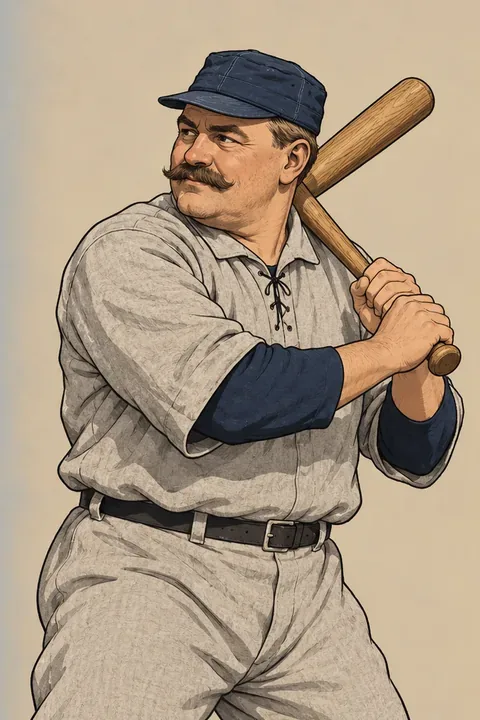
#> input picture tools/fixtures/known-bad-1901-light-a.webp, 480 x 720 px; its folder holds only this picture in this run
$ python -i slice-side-batter.py   (imports and definitions only)
#> lines starting #> are read from the running program, lines starting #| are printed output that depends on the picture; after the words box and inside, x2 and y2 are one past the last pixel; in counts of white or black regions, pixels touching at a corner belong together
"""Plan 32B/32C: slice side-on batter sheets into 8 aligned frames (cell 520 x 480), paint out shoe logos, record the
contact point, and make line-art sheets. Usage (repo root): python3 tools/slice-side-batter.py
Reads art/source/batter/side/*.png, writes art/sprites/batter-side/."""
import glob, json, os, sys, numpy as np
from PIL import Image
from scipy import ndimage as ndi
CW, CH, FOOT_Y, MAXH, CX = 520, 480, 470, 440, 0.40
# [81 lines left out: functions fgmask, owners, defringe, clean_shoes, torso_x, not called in this run]
out = {}; bad_edge = False
OUTD = 'art/sprites/batter-side'
# [42 lines not run here, left out]

# Plan 32C: line-art sheets for batters with no researched tone (pen and ink, every fill white, so no skin tone shows).
def line_art(src, dst):
#> called with src = 'fixtures/known-bad-1901-light-a.webp', dst = 'out.png'
    im = Image.open(src).convert('RGBA'); a = np.asarray(im).astype(float)
    al = a[..., 3]; L = 0.3 * a[..., 0] + 0.59 * a[..., 1] + 0.11 * a[..., 2]
#> after `al = a[..., 3]`: al: shape (720, 480) float64; every value is 255
#> after `L = 0.3 * a[..., 0] + 0.59 * a[..., 1] + 0.11 * a[..., 2]`:
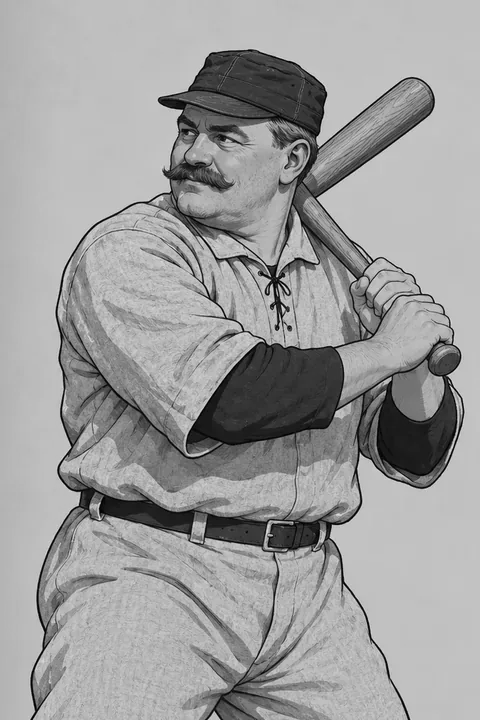
#> L: shape (720, 480) float64; min 0, max 236.6, mean 157.7
    sil = al > 128
#> sil: shape (720, 480) bool; every value is 1
    ink = (L < 70) & sil
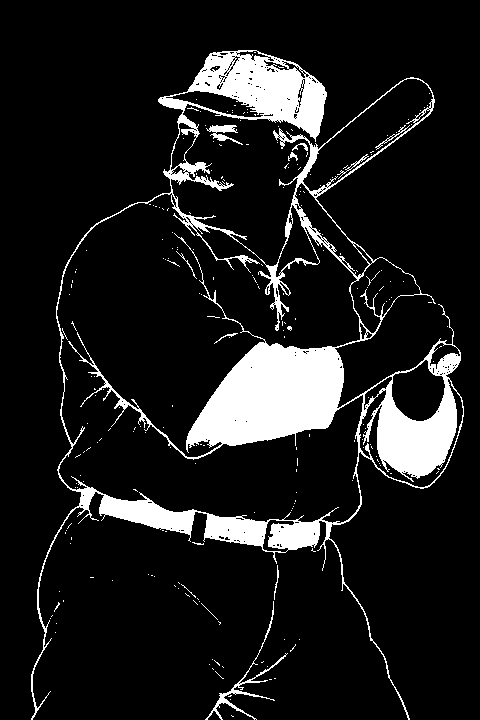
#> ink: shape (720, 480) bool; 11.3% white; 228 white regions (219 under 20 px), largest, box (x1, y1, x2, y2) and area: (31, 50, 464, 720) 37394, (205, 601, 288, 720) 644, (206, 125, 243, 145) 285
    edge = (np.hypot(ndi.sobel(L, 0), ndi.sobel(L, 1)) > 140) & sil
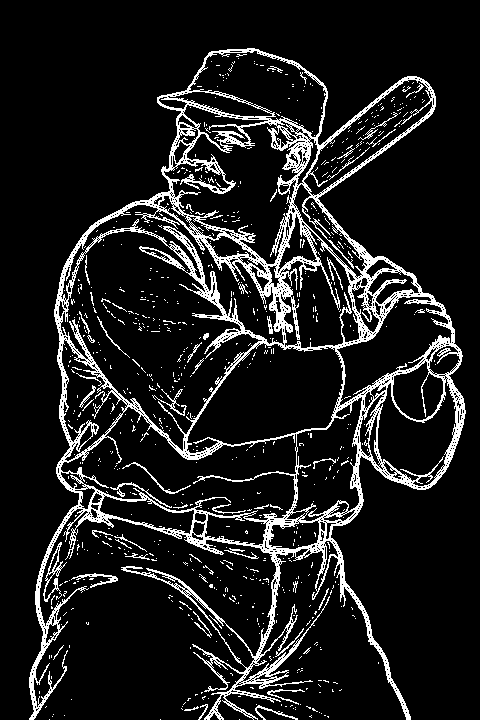
#> edge: shape (720, 480) bool; 11.6% white in thin lines or dots, all inside (x1, y1, x2, y2) = (29, 48, 466, 720)
    rim = sil & ~ndi.binary_erosion(sil, iterations=2)
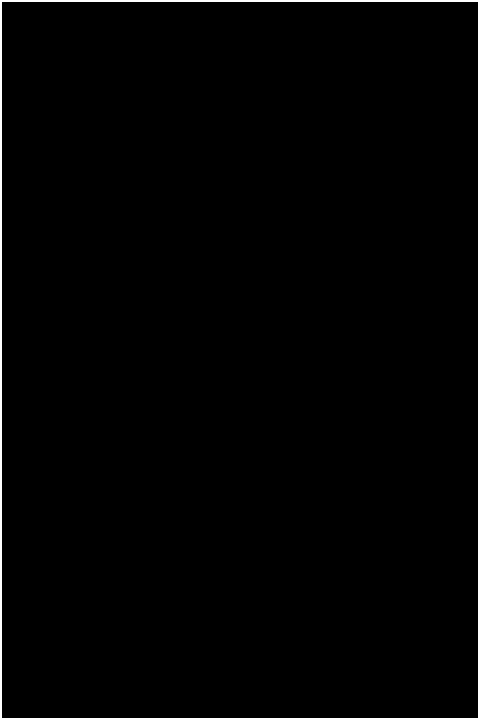
#> rim: shape (720, 480) bool; 1.4% white; 1 white region, box (x1, y1, x2, y2) and area: (0, 0, 480, 720) 4784
    lines = (ink & ~ndi.binary_opening(ink, np.ones((7, 7)))) | edge | rim
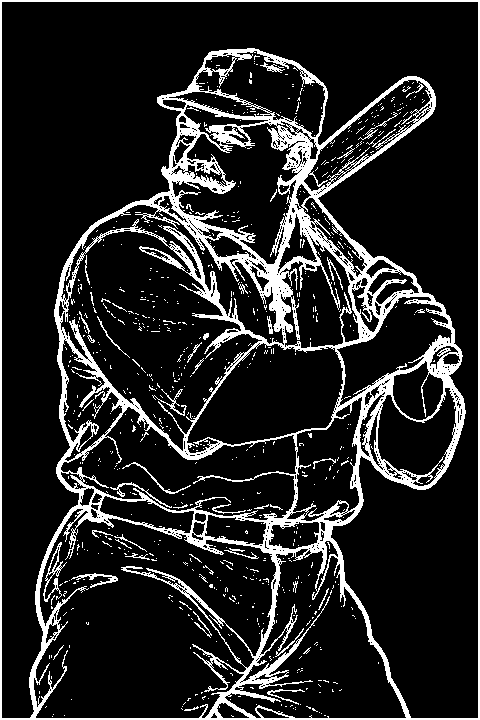
#> lines: shape (720, 480) bool; 14.6% white; 716 white regions (670 under 20 px), largest, box (x1, y1, x2, y2) and area: (0, 0, 480, 720) 45391, (43, 542, 67, 602) 298, (71, 573, 118, 588) 195
    out = np.zeros(a.shape, np.uint8); out[..., :3] = 255; out[..., 3] = np.where(sil, 255, 0)
#> after `out[..., 3] = np.where(sil, 255, 0)`: out: shape (720, 480, 4); every value is 255
    out[lines, :3] = (29, 27, 25)
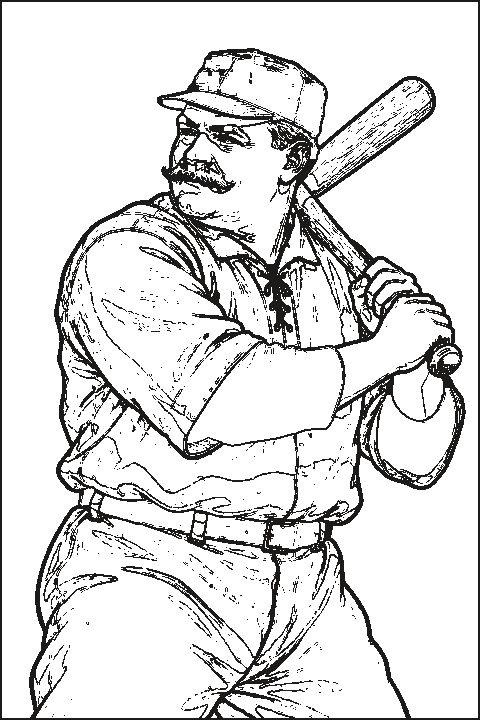
#> out: shape (720, 480, 4); mean of channels 0, 1, 2, 3 222.1, 221.8, 221.5, 255; drawn as R, G, B
    Image.fromarray(out).save(dst)
# [5 lines not run here, left out]

>>> result = line_art('fixtures/known-bad-1901-light-a.webp', 'out.png')
